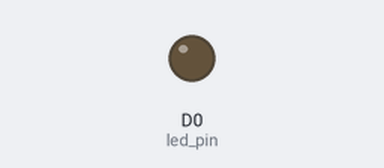
Bench run of a sketch on a simulated ESP8266 (NodeMCU). Parts: output pins drawn as LEDs (lit = HIGH).

Above: at 0.15 s.
Timing chart, 0 to 40.0 s (numbered marks = the images above):
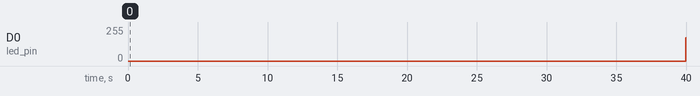

The sketch:

infrared.ino
```cpp
//Initializing LED Pin
int led_pin = D0;

void setup() {
  //Declaring LED pin as output
  pinMode(led_pin, OUTPUT);
}

void loop() {
  //Fading the LED
  for(int i=0; i<255; i++){
    analogWrite(led_pin, i);
    delay(5);
  }

  for(int i=255; i>0; i--){
    analogWrite(led_pin, i);
    delay(5);
  }
}
```

Measured:
- by itself, D0 (led_pin): 0/255 → 173/255 at 40.0 s
